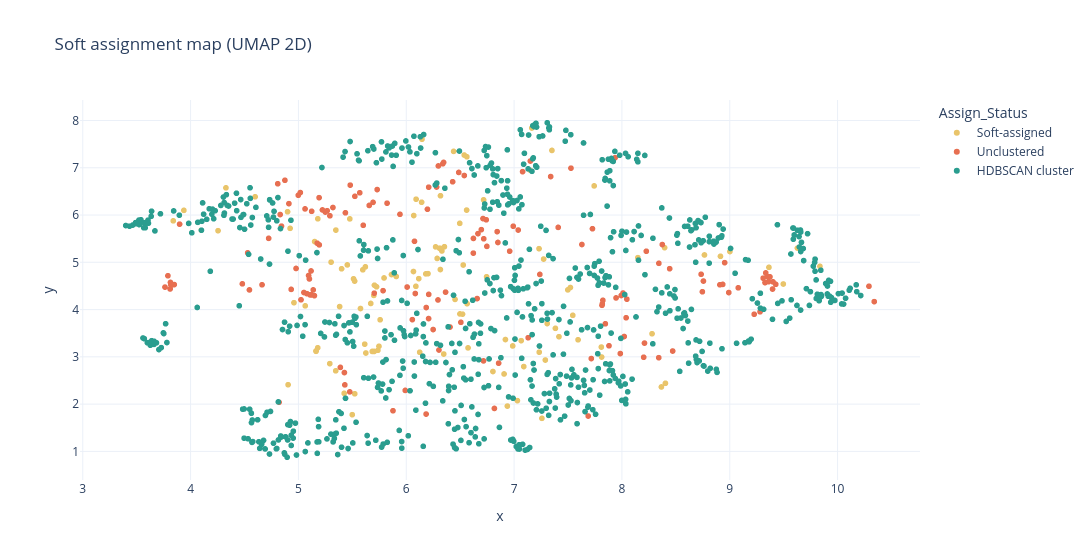

Notebook code for this chart:
### Markdown cell above
### Soft assignment map

2D projection of the same UMAP space used for HDBSCAN. Color by assignment status to see which points were dense cores, which were rescued by soft assignment, and which stayed unclustered.

### Code cell
coords_soft = umap.UMAP(
    n_neighbors=15, n_components=2, min_dist=0.1, metric="cosine", random_state=42
).fit_transform(challenge_embeddings)

soft_plot = pd.DataFrame({
    "x": coords_soft[:, 0],
    "y": coords_soft[:, 1],
    "Assign_Status": df["Assign_Status"].values,
    "Cluster_Label": df["Cluster_Label"].values,
    "Category": df["Category"].values,
    "Focus Group": df["focus_group"].values,
    "Challenge": df[CHALLENGE_TEXT_COL].values,
})

fig_soft = px.scatter(
    soft_plot,
    x="x",
    y="y",
    color="Assign_Status",
    hover_data=["Focus Group", "Cluster_Label", "Category", "Challenge"],
    title="Soft assignment map (UMAP 2D)",
    color_discrete_map={
        "HDBSCAN cluster": "#2A9D8F",
        "Soft-assigned": "#E9C46A",
        "Unclustered": "#E76F51",
    },
)
fig_soft.update_layout(height=560, width=1100, template="plotly_white")
fig_soft.show()

### Figure 1 — Plotly figure (JSON) as saved in the notebook; plotly's stock layout.template omitted (floating-point values rounded to 4 significant figures; data arrays with more than 128 entries replaced by an {"elided": "..."} marker saying what was removed)
{"data": [{"customdata": {"elided": "117x4 str values"}, "hovertemplate": "Assign_Status=Soft-assigned<br>x=%{x}<br>y=%{y}<br>Focus Group=%{customdata[0]}<br>Cluster_Label=%{customdata[1]}<br>Category=%{customdata[2]}<br>Challenge=%{customdata[3]}<extra></extra>", "legendgroup": "Soft-assigned", "marker": {"color": "#E9C46A", "symbol": "circle"}, "mode": "markers", "name": "Soft-assigned", "showlegend": true, "type": "scattergl", "x": [5.724, 6.537, 5.699, 6.452, 7.544, 6.116, 6.573, 8.148, 5.671, 6.142, 6.181, 6.528, 4.328, 6.354, 6.496, 5.511, 7.258, 5.347, 6.348, 6.522, 6.498, 5.702, 6.202, 6.07, 7.416, 6.717, 5.4, 5.453, 5.424, 5.705, 8.396, 6.92, 7.146, 9.497, 8.766, 5.179, 7.09, 8.914, 6.089, 4.598, 5.303, 5.794, 9.628, 7.522, 5.522, 6.309, 6.124, 6.564, 5.163, 7.29, 6.287, 7.809, 5.597, 6.317, 7.231, 7.383, 6.317, 4.923, 4.255, 5.163, 6.745, 5.758, 4.099, 8.279, 5.615, 5.382, 5.063, 5.477, 5.737, 5.747, 5.626, 5.863, 7.031, 7.307, 5.499, 5.521, 7.164, 5.346, 5.291, 5.684, 6.804, 9.001, 4.959, 6.33, 5.621, 7.498, 6.31, 5.15, 7.812, 6.907, 4.904, 3.938, 6.091, 6.067, 9.363, 4.899, 5.18, 7.593, 7.066, 7.274, 6.146, 6.439, 5.907, 5.576, 3.839, 7.233, 7.351, 6.56, 6.272, 6.938, 9.836, 8.403, 8.366, 6.323, 6.987, 6.562, 7.743], "xaxis": "x", "y": [4.482, 7.27, 4.3, 4.215, 3.878, 4.655, 3.19, 5.099, 4.129, 6.27, 4.755, 4.943, 6.576, 5.33, 5.824, 4.65, 1.699, 5.681, 3.059, 3.904, 3.908, 3.113, 4.761, 5.99, 3.427, 6.322, 4.863, 4.945, 2.229, 4.515, 5.31, 3.366, 6.953, 4.541, 5.156, 3.192, 2.795, 5.127, 4.492, 6.386, 5.003, 4.668, 5.3, 4.467, 2.218, 5.298, 3.097, 4.124, 3.125, 2.933, 5.082, 3.207, 4.841, 4.847, 5.289, 3.603, 6.408, 5.719, 5.669, 3.116, 4.694, 3.784, 5.68, 3.489, 3.268, 4.063, 4.079, 5.919, 3.139, 3.223, 3.081, 4.741, 2.074, 3.704, 1.776, 4.602, 7.841, 2.704, 2.856, 3.114, 2.69, 5.228, 4.146, 5.24, 4.904, 4.416, 5.299, 5.439, 2.996, 2.638, 2.41, 6.099, 6.335, 4.805, 4.894, 6.07, 5.921, 3.361, 3.343, 5.068, 7.603, 7.347, 4.701, 4.023, 5.877, 3.099, 7.367, 6.105, 5.327, 1.958, 4.914, 2.441, 2.363, 5.274, 3.231, 7.232, 6.616], "yaxis": "y"}, {"customdata": {"elided": "154x4 str values"}, "hovertemplate": "Assign_Status=Unclustered<br>x=%{x}<br>y=%{y}<br>Focus Group=%{customdata[0]}<br>Cluster_Label=%{customdata[1]}<br>Category=%{customdata[2]}<br>Challenge=%{customdata[3]}<extra></extra>", "legendgroup": "Unclustered", "marker": {"color": "#E76F51", "symbol": "circle"}, "mode": "markers", "name": "Unclustered", "showlegend": true, "type": "scattergl", "x": {"elided": "154 float values"}, "xaxis": "x", "y": {"elided": "154 float values"}, "yaxis": "y"}, {"customdata": {"elided": "775x4 str values"}, "hovertemplate": "Assign_Status=HDBSCAN cluster<br>x=%{x}<br>y=%{y}<br>Focus Group=%{customdata[0]}<br>Cluster_Label=%{customdata[1]}<br>Category=%{customdata[2]}<br>Challenge=%{customdata[3]}<extra></extra>", "legendgroup": "HDBSCAN cluster", "marker": {"color": "#2A9D8F", "symbol": "circle"}, "mode": "markers", "name": "HDBSCAN cluster", "showlegend": true, "type": "scattergl", "x": {"elided": "775 float values"}, "xaxis": "x", "y": {"elided": "775 float values"}, "yaxis": "y"}], "layout": {"height": 560, "legend": {"title": {"text": "Assign_Status"}, "tracegroupgap": 0}, "title": {"text": "Soft assignment map (UMAP 2D)"}, "width": 1100, "xaxis": {"anchor": "y", "domain": [0, 1], "title": {"text": "x"}}, "yaxis": {"anchor": "x", "domain": [0, 1], "title": {"text": "y"}}}}
